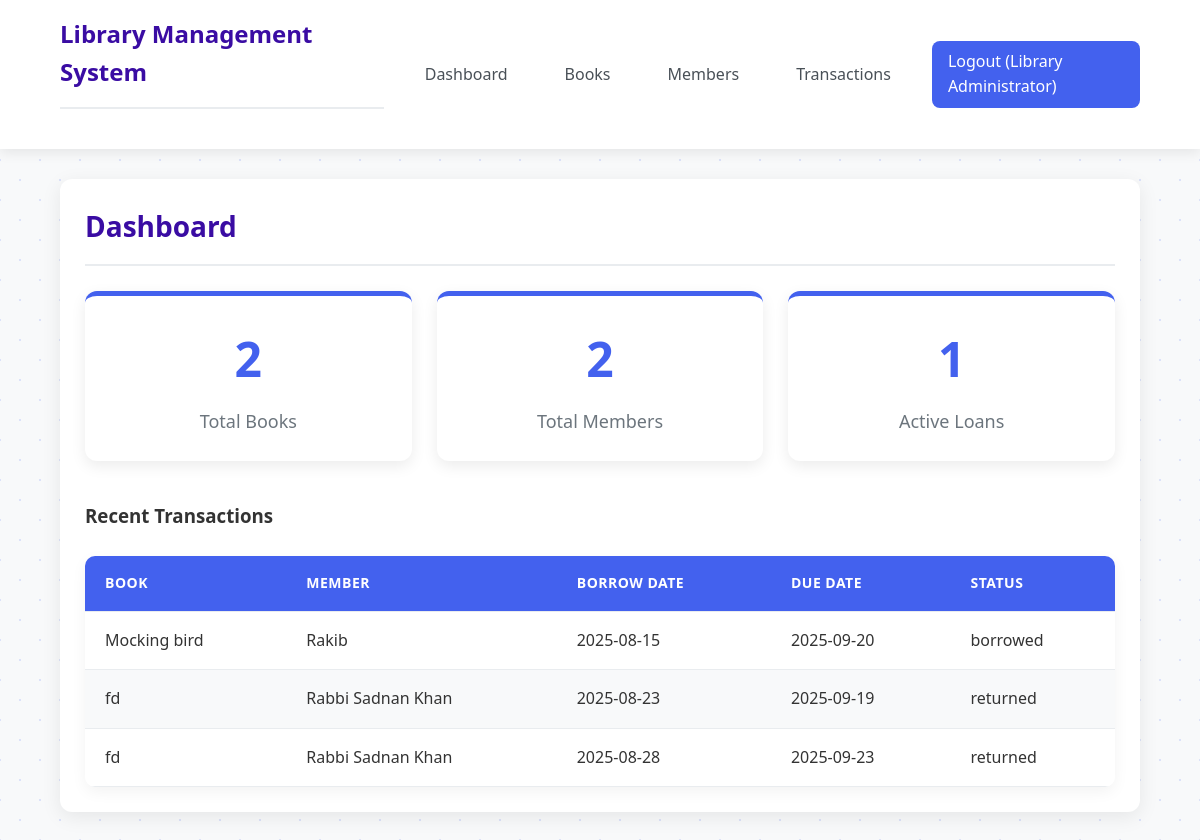
/dashboard.php (signed in), run on the app's committed database.
### tables this page shows
CREATE TABLE `transactions` (
  `id` int(11) NOT NULL,
  `book_id` int(11) NOT NULL,
  `member_id` int(11) NOT NULL,
  `borrow_date` date NOT NULL,
  `due_date` date NOT NULL,
  `return_date` date DEFAULT NULL,
  `status` enum('borrowed','returned') DEFAULT 'borrowed',
  `created_at` timestamp NOT NULL DEFAULT current_timestamp()
);

CREATE TABLE `books` (
  `id` int(11) NOT NULL,
  `title` varchar(255) NOT NULL,
  `author` varchar(255) NOT NULL,
  `isbn` varchar(20) NOT NULL,
  `publication_year` int(11) DEFAULT NULL,
  `category` varchar(100) DEFAULT NULL,
  `total_copies` int(11) DEFAULT 1,
  `available_copies` int(11) DEFAULT 1,
  `created_at` timestamp NOT NULL DEFAULT current_timestamp()
);

CREATE TABLE `members` (
  `id` int(11) NOT NULL,
  `name` varchar(255) NOT NULL,
  `email` varchar(255) NOT NULL,
  `phone` varchar(20) DEFAULT NULL,
  `address` text DEFAULT NULL,
  `membership_date` date DEFAULT NULL,
  `created_at` timestamp NOT NULL DEFAULT current_timestamp()
);

### includes/functions.php (called while the page is built, shortened)
<?php
include 'config.php';
function getAllBooks() {
    global $pdo;
    $stmt = $pdo->query("SELECT * FROM books ORDER BY title");
    return $stmt->fetchAll();
}
function getAllMembers() {
    global $pdo;
    $stmt = $pdo->query("SELECT * FROM members ORDER BY name");
    return $stmt->fetchAll();
}
function getAllTransactions() {
    global $pdo;
    $stmt = $pdo->query("
        SELECT t.*, b.title as book_title, m.name as member_name
        FROM transactions t
        JOIN books b ON t.book_id = b.id
        JOIN members m ON t.member_id = m.id
        ORDER BY t.created_at DESC
    ");
    return $stmt->fetchAll();
}
?>

### dashboard.php (the view, shortened to what this page needs)
<?php
include 'includes/auth.php';
include 'includes/functions.php';
$books_count = count(getAllBooks());
$members_count = count(getAllMembers());
$transactions = getAllTransactions();
$active_loans = array_filter($transactions, function($t) { return $t['status'] == 'borrowed'; });
$active_loans_count = count($active_loans);
?>
<!DOCTYPE html>
<html lang="en">
<head>
    <link rel="stylesheet" href="css/style.css">
</head>
<body>
    <?php include 'includes/header.php'; ?>
    <div class="container">
        <h2>Dashboard</h2>
        <div class="stats">
            <div class="stat-card">
                <h3><?php echo $books_count; ?></h3>
                <p>Total Books</p>
            </div>
            <div class="stat-card">
                <h3><?php echo $members_count; ?></h3>
                <p>Total Members</p>
            </div>
            <div class="stat-card">
                <h3><?php echo $active_loans_count; ?></h3>
                <p>Active Loans</p>
            </div>
        </div>
        <div class="recent-activity">
            <h3>Recent Transactions</h3>
            <table>
                <thead>
                    <tr>
                        <th>Book</th>
                        <th>Member</th>
                        <th>Borrow Date</th>
                        <th>Due Date</th>
                        <th>Status</th>
                    </tr>
                </thead>
                <tbody>
                    <?php foreach (array_slice($transactions, 0, 5) as $transaction): ?>
                    <tr>
                        <td><?php echo $transaction['book_title']; ?></td>
                        <td><?php echo $transaction['member_name']; ?></td>
                        <td><?php echo $transaction['borrow_date']; ?></td>
                        <td><?php echo $transaction['due_date']; ?></td>
                        <td><?php echo $transaction['status']; ?></td>
                    </tr>
                    <?php endforeach; ?>
                </tbody>
            </table>
        </div>
    </div>
</body>
</html>

### includes/header.php (shortened to what this page needs)
<header>
    <nav>
        <div class="nav-brand">
            <h2>Library Management System</h2>
        </div>
        <div class="nav-links">
            <a href="dashboard.php">Dashboard</a>
            <a href="books.php">Books</a>
            <a href="members.php">Members</a>
            <a href="transactions.php">Transactions</a>
            <a href="logout.php" class="logout-btn">Logout (<?php echo $_SESSION['full_name']; ?>)</a>
        </div>
    </nav>
</header>

### css/style.css (style rules this page uses)
* { margin: 0; padding: 0; box-sizing: border-box; font-family: 'Poppins', 'Segoe UI', Tahoma, Geneva, Verdana, sans-serif; }
:root { --primary: #4361ee; --secondary: #3a0ca3; --accent: #f72585; --success: #4cc9f0; --warning: #f9c74f; --danger: #f94144; --light: #f8f9fa; --dark: #212529; --gray: #6c757d; --light-gray: #e9ecef; }
body { background-color: #f8f9fa; color: #333; line-height: 1.6; background-image: radial-gradient(#4362ee27 1px, transparent 1px), radial-gradient(#4362ee27 1px, transparent 1px); background-size: 40px 40px; background-position: 0 0, 20px 20px; }
.container { width: 90%; max-width: 1200px; margin: 30px auto; padding: 25px; background: white; border-radius: 12px; box-shadow: 0 5px 20px rgba(0, 0, 0, 0.08); }
header { background: white; color: var(--dark); padding: 0; box-shadow: 0 4px 12px rgba(0, 0, 0, 0.08); position: sticky; top: 0; z-index: 100; }
nav { display: flex; justify-content: space-between; align-items: center; padding: 15px 5%; max-width: 1200px; margin: 0 auto; }
.nav-brand h2 { color: #3a0ca3; font-weight: 700; font-size: 24px; }
.nav-links { display: flex; align-items: center; }
.nav-links a { color: #495057; text-decoration: none; margin-left: 25px; padding: 8px 16px; border-radius: 8px; transition: all 0.3s ease; font-weight: 500; position: relative; }
.nav-links a::before { content: ""; position: absolute; bottom: 0; left: 0; width: 0; height: 3px; background: var(--primary); transition: width 0.3s ease; }
.logout-btn { background: var(--primary); color: white !important; padding: 8px 20px; border-radius: 8px; transition: all 0.3s ease; }
.logout-btn::before { display: none; }
table { width: 100%; border-collapse: separate; border-spacing: 0; margin-top: 25px; border-radius: 10px; overflow: hidden; box-shadow: 0 5px 15px rgba(0, 0, 0, 0.05); }
th, td { padding: 16px 20px; text-align: left; border-bottom: 1px solid #e9ecef; }
th { background-color: var(--primary); color: white; font-weight: 600; text-transform: uppercase; font-size: 14px; letter-spacing: 0.5px; }
tr:nth-child(even) { background-color: #f8f9fa; }
.stats { display: grid; grid-template-columns: repeat(auto-fit, minmax(250px, 1fr)); gap: 25px; margin-bottom: 40px; }
.stat-card { background: white; padding: 25px; border-radius: 12px; box-shadow: 0 5px 15px rgba(0, 0, 0, 0.08); text-align: center; transition: transform 0.3s ease, box-shadow 0.3s ease; border-top: 5px solid var(--primary); }
.stat-card h3 { font-size: 3rem; color: var(--primary); margin-bottom: 10px; font-weight: 700; }
.stat-card p { color: var(--gray); font-weight: 500; font-size: 18px; }
h2 { color: var(--secondary); margin-bottom: 25px; padding-bottom: 15px; border-bottom: 2px solid var(--light-gray); font-weight: 700; font-size: 28px; }

### data on the page
transactions: book.title "Mocking bird", member.name "Rakib", borrow_date "2025-08-15", due_date "2025-09-20", status "borrowed"
transactions: book.title "fd", member.name "Rabbi Sadnan Khan", borrow_date "2025-08-23", due_date "2025-09-19", status "returned"
transactions: book.title "fd", member.name "Rabbi Sadnan Khan", borrow_date "2025-08-28", due_date "2025-09-23", status "returned"

### other printed values
$_SESSION['full_name'] "Library Administrator"
$books_count "2"
$members_count "2"
$active_loans_count "1"
